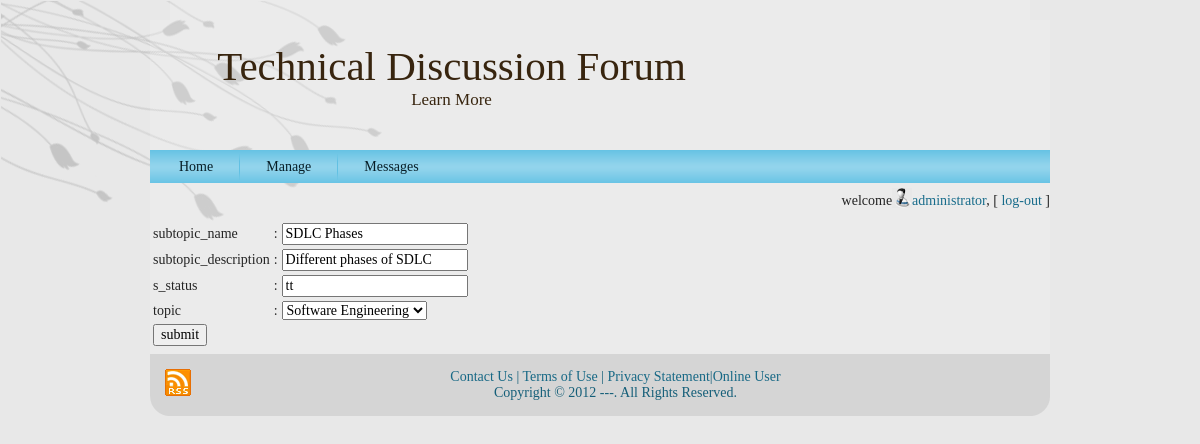
The page /admin/sedit.php?id=2 (signed in) on the database its author committed.
### tables this page shows
CREATE TABLE `subtopic` (
  `subtopic_id` int(11) NOT NULL,
  `subtopic_name` varchar(50) NOT NULL,
  `subtopic_description` varchar(500) NOT NULL,
  `s_status` varchar(20) NOT NULL,
  `topic_id` int(11) NOT NULL
);

### admin/utility.php (called while the page is built, shortened)
<?php
function ExecuteQuery($SQL)
{
    $con = new mysqli("localhost", "root", "", "tech_forum");
    $result = $con->query($SQL);
    return $result;
}
?>

### admin/sedit.php (the view, shortened to what this page needs)
<?php session_start();
 require("utility.php");
 require("header.php");
$rows = ExecuteQuery ("SELECT topic_name, topic_id FROM Topic");
require("checkUser.php");
?>
<?php
$str = "SELECT * FROM subtopic WHERE subtopic_id='".$_GET['id']."'";
	$result =ExecuteQuery($str);
	$row = mysqli_fetch_array($result);
	?>
       <form action="supdate.php" method="POST" onsubmit="return check(this)">
<table>
<tr><td>subtopic_name</td><td>:</td><td><input type="text" name="sn"  value="<?php echo $row[
'subtopic_name']?>"><span id='a' style="color: red;"></span></td></tr><br/>
<tr><td>subtopic_description</td><td>:</td><td><input type="text" name="sd" value="<?php echo $row['subtopic_description'] ?>"><span id='b' style="color: red;"></span></td></tr><br/>
<tr><td>s_status</td><td>:</td><td><input type="text" name="ss" value="<?php echo $row['s_status']?>"><span id='c' style="color: red;"></span></td></tr>
<tr><td>topic</td><td>:</td><td><select name="topic">
    	<?php
			while($row1=mysqli_fetch_array($rows))
				if ($row1["topic_id"] == $row["topic_id"])
					echo "<option value='$row1[topic_id]' selected='selected'>$row1[topic_name]</option>";
				else
					echo "<option value='$row1[topic_id]'>$row1[topic_name]</option>";
		?>
    </select><span id='d' style="color: red;"></span>
</td></tr>
<tr><td><input type="submit" value="submit"></td></tr>
</table>
</form>
<?php require("footer.php");?>

### res/style.css (style rules this page uses)
body { margin: 0 auto; padding: 0; background-color: #E8E8E8; }
form { padding:0 !important; margin:0 !important; }
body { font-family: Georgia, "Times New Roman", Times, Serif; font-size: 14px; color: #242424; }
input, select { font-family: Georgia, "Times New Roman", Times, Serif; font-size: 14px; }

### rows shown on the page
subtopic: sn "SDLC Phases", sd "Different phases of SDLC", ss "tt"

### other values the page prints
$_SESSION["fn"] "administrator"
form field topic "Software Engineering"
